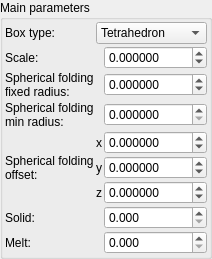
    <widget class="QGroupBox" name="groupBox">
     <property name="title">
      <string>Main parameters</string>
     </property>
     <layout class="QVBoxLayout" name="verticalLayout_2" stretch="0">
      <property name="spacing">
       <number>2</number>
      </property>
      <property name="leftMargin">
       <number>2</number>
      </property>
      <property name="topMargin">
       <number>2</number>
      </property>
      <property name="rightMargin">
       <number>2</number>
      </property>
      <property name="bottomMargin">
       <number>2</number>
      </property>
      <item>
       <layout class="QGridLayout" name="gridLayout" columnstretch="0,0,1">
        <property name="spacing">
         <number>2</number>
        </property>
        <item row="0" column="1" colspan="2">
         <widget class="QComboBox" name="comboBox_mandelbox_generalized_fold_type">
          <property name="sizePolicy">
           <sizepolicy hsizetype="Preferred" vsizetype="Maximum">
            <horstretch>0</horstretch>
            <verstretch>0</verstretch>
           </sizepolicy>
          </property>
          <item>
           <property name="text">
            <string>Tetrahedron</string>
           </property>
          </item>
          <item>
           <property name="text">
            <string>Cube</string>
           </property>
          </item>
          <item>
           <property name="text">
            <string>Octahedron</string>
           </property>
          </item>
          <item>
           <property name="text">
            <string>Dodecahedron</string>
           </property>
          </item>
          <item>
           <property name="text">
            <string>OctCube</string>
           </property>
          </item>
          <item>
           <property name="text">
            <string>Icosahedron</string>
           </property>
          </item>
          <item>
           <property name="text">
            <string>Box6</string>
           </property>
          </item>
          <item>
           <property name="text">
            <string>Box5</string>
           </property>
          </item>
         </widget>
        </item>
        <item row="6" column="2">
         <widget class="MyDoubleSpinBox" name="spinbox3_mandelbox_offset_z">
          <property name="sizePolicy">
           <sizepolicy hsizetype="Minimum" vsizetype="Maximum">
            <horstretch>0</horstretch>
            <verstretch>0</verstretch>
           </sizepolicy>
          </property>
          <property name="prefix">
           <string/>
          </property>
          <property name="suffix">
           <string/>
          </property>
          <property name="decimals">
           <number>6</number>
          </property>
          <property name="minimum">
           <double>-99.998999999999995</double>
          </property>
          <property name="maximum">
           <double>99.998999999999995</double>
          </property>
          <property name="singleStep">
           <double>0.100000000000000</double>
          </property>
         </widget>
        </item>
        <item row="2" column="0">
         <widget class="QLabel" name="label_10">
          <property name="text">
           <string>Spherical folding
fixed radius:</string>
          </property>
         </widget>
        </item>
        <item row="3" column="0">
         <widget class="QLabel" name="label_11">
          <property name="text">
           <string>Spherical folding
min radius:</string>
          </property>
         </widget>
        </item>
        <item row="5" column="1">
         <widget class="QLabel" name="label_116">
          <property name="sizePolicy">
           <sizepolicy hsizetype="Preferred" vsizetype="Preferred">
            <horstretch>0</horstretch>
            <verstretch>0</verstretch>
           </sizepolicy>
          </property>
          <property name="text">
           <string notr="true">y</string>
          </property>
          <property name="alignment">
           <set>Qt::AlignRight|Qt::AlignTrailing|Qt::AlignVCenter</set>
          </property>
         </widget>
        </item>
        <item row="4" column="1">
         <widget class="QLabel" name="label_115">
          <property name="sizePolicy">
           <sizepolicy hsizetype="Preferred" vsizetype="Preferred">
            <horstretch>0</horstretch>
            <verstretch>0</verstretch>
           </sizepolicy>
          </property>
          <property name="text">
           <string notr="true">x</string>
          </property>
          <property name="alignment">
           <set>Qt::AlignRight|Qt::AlignTrailing|Qt::AlignVCenter</set>
          </property>
         </widget>
        </item>
        <item row="5" column="2">
         <widget class="MyDoubleSpinBox" name="spinbox3_mandelbox_offset_y">
          <property name="sizePolicy">
           <sizepolicy hsizetype="Minimum" vsizetype="Maximum">
            <horstretch>0</horstretch>
            <verstretch>0</verstretch>
           </sizepolicy>
          </property>
          <property name="prefix">
           <string/>
          </property>
          <property name="suffix">
           <string/>
          </property>
          <property name="decimals">
           <number>6</number>
          </property>
          <property name="minimum">
           <double>-99.998999999999995</double>
          </property>
          <property name="maximum">
           <double>99.998999999999995</double>
          </property>
          <property name="singleStep">
           <double>0.100000000000000</double>
          </property>
         </widget>
        </item>
        <item row="4" column="2">
         <widget class="MyDoubleSpinBox" name="spinbox3_mandelbox_offset_x">
          <property name="sizePolicy">
           <sizepolicy hsizetype="Minimum" vsizetype="Maximum">
            <horstretch>0</horstretch>
            <verstretch>0</verstretch>
           </sizepolicy>
          </property>
          <property name="prefix">
           <string/>
          </property>
          <property name="suffix">
           <string/>
          </property>
          <property name="decimals">
           <number>6</number>
          </property>
          <property name="minimum">
           <double>-99.998999999999995</double>
          </property>
          <property name="maximum">
           <double>99.998999999999995</double>
          </property>
          <property name="singleStep">
           <double>0.100000000000000</double>
          </property>
         </widget>
        </item>
        <item row="1" column="0">
         <widget class="QLabel" name="label_7">
          <property name="text">
           <string>Scale:</string>
          </property>
         </widget>
        </item>
        <item row="3" column="2">
         <widget class="MyDoubleSpinBox" name="spinbox_mandelbox_folding_min_radius">
          <property name="sizePolicy">
           <sizepolicy hsizetype="Minimum" vsizetype="Maximum">
            <horstretch>0</horstretch>
            <verstretch>0</verstretch>
           </sizepolicy>
          </property>
          <property name="prefix">
           <string/>
          </property>
          <property name="suffix">
           <string/>
          </property>
          <property name="decimals">
           <number>6</number>
          </property>
          <property name="maximum">
           <double>99.998999999999995</double>
          </property>
          <property name="singleStep">
           <double>0.100000000000000</double>
          </property>
         </widget>
        </item>
        <item row="2" column="2">
         <widget class="MyDoubleSpinBox" name="spinbox_mandelbox_folding_fixed_radius">
          <property name="sizePolicy">
           <sizepolicy hsizetype="Minimum" vsizetype="Maximum">
            <horstretch>0</horstretch>
            <verstretch>0</verstretch>
           </sizepolicy>
          </property>
          <property name="prefix">
           <string/>
          </property>
          <property name="suffix">
           <string/>
          </property>
          <property name="decimals">
           <number>6</number>
          </property>
          <property name="minimum">
           <double>-99.998999999999995</double>
          </property>
          <property name="maximum">
           <double>99.998999999999995</double>
          </property>
          <property name="singleStep">
           <double>0.100000000000000</double>
          </property>
         </widget>
        </item>
        <item row="4" column="0" rowspan="3">
         <widget class="QLabel" name="label_12">
          <property name="text">
           <string>Spherical folding
offset:</string>
          </property>
         </widget>
        </item>
        <item row="6" column="1">
         <widget class="QLabel" name="label_117">
          <property name="sizePolicy">
           <sizepolicy hsizetype="Preferred" vsizetype="Preferred">
            <horstretch>0</horstretch>
            <verstretch>0</verstretch>
           </sizepolicy>
          </property>
          <property name="text">
           <string notr="true">z</string>
          </property>
          <property name="alignment">
           <set>Qt::AlignRight|Qt::AlignTrailing|Qt::AlignVCenter</set>
          </property>
         </widget>
        </item>
        <item row="1" column="2">
         <widget class="MyDoubleSpinBox" name="spinbox_mandelbox_scale">
          <property name="sizePolicy">
           <sizepolicy hsizetype="Minimum" vsizetype="Maximum">
            <horstretch>0</horstretch>
            <verstretch>0</verstretch>
           </sizepolicy>
          </property>
          <property name="prefix">
           <string/>
          </property>
          <property name="suffix">
           <string/>
          </property>
          <property name="decimals">
           <number>6</number>
          </property>
          <property name="minimum">
           <double>-99.998999999999995</double>
          </property>
          <property name="maximum">
           <double>99.998999999999995</double>
          </property>
          <property name="singleStep">
           <double>0.100000000000000</double>
          </property>
         </widget>
        </item>
        <item row="7" column="0">
         <widget class="QLabel" name="label_16">
          <property name="text">
           <string>Solid:</string>
          </property>
         </widget>
        </item>
        <item row="0" column="0">
         <widget class="QLabel" name="label_8">
          <property name="text">
           <string>Box type:</string>
          </property>
         </widget>
        </item>
        <item row="8" column="0">
         <widget class="QLabel" name="label_17">
          <property name="text">
           <string>Melt:</string>
          </property>
         </widget>
        </item>
        <item row="7" column="2">
         <widget class="MyDoubleSpinBox" name="spinbox_mandelbox_solid">
          <property name="sizePolicy">
           <sizepolicy hsizetype="Minimum" vsizetype="Maximum">
            <horstretch>0</horstretch>
            <verstretch>0</verstretch>
           </sizepolicy>
          </property>
          <property name="prefix">
           <string/>
          </property>
          <property name="suffix">
           <string/>
          </property>
          <property name="decimals">
           <number>3</number>
          </property>
          <property name="maximum">
           <double>100.000000000000000</double>
          </property>
          <property name="singleStep">
           <double>0.100000000000000</double>
          </property>
         </widget>
        </item>
        <item row="8" column="2">
         <widget class="MyDoubleSpinBox" name="spinbox_mandelbox_melt">
          <property name="sizePolicy">
           <sizepolicy hsizetype="Minimum" vsizetype="Maximum">
            <horstretch>0</horstretch>
            <verstretch>0</verstretch>
           </sizepolicy>
          </property>
          <property name="prefix">
           <string/>
          </property>
          <property name="suffix">
           <string/>
          </property>
          <property name="decimals">
           <number>3</number>
          </property>
          <property name="maximum">
           <double>100.000000000000000</double>
          </property>
          <property name="singleStep">
           <double>0.100000000000000</double>
          </property>
         </widget>
        </item>
       </layout>
      </item>
     </layout>
    </widget>
